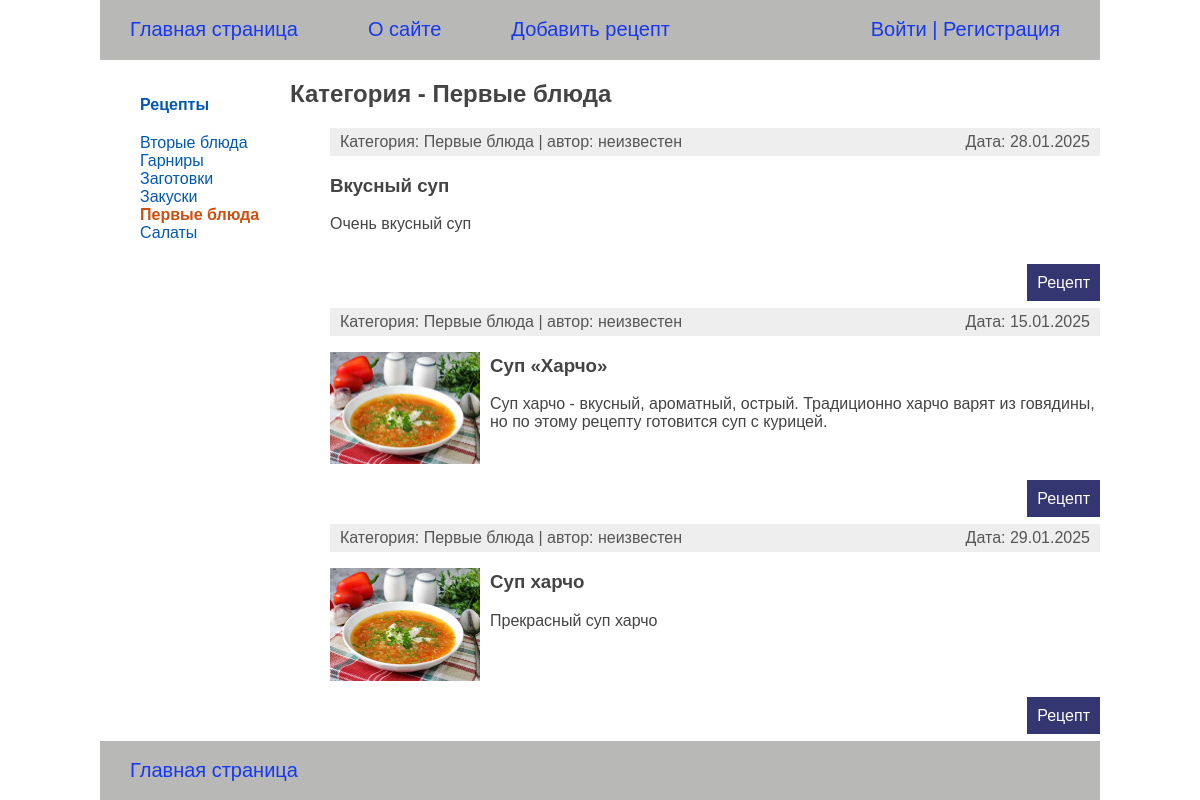
Page /category/first-courses/ on the earlier database version.
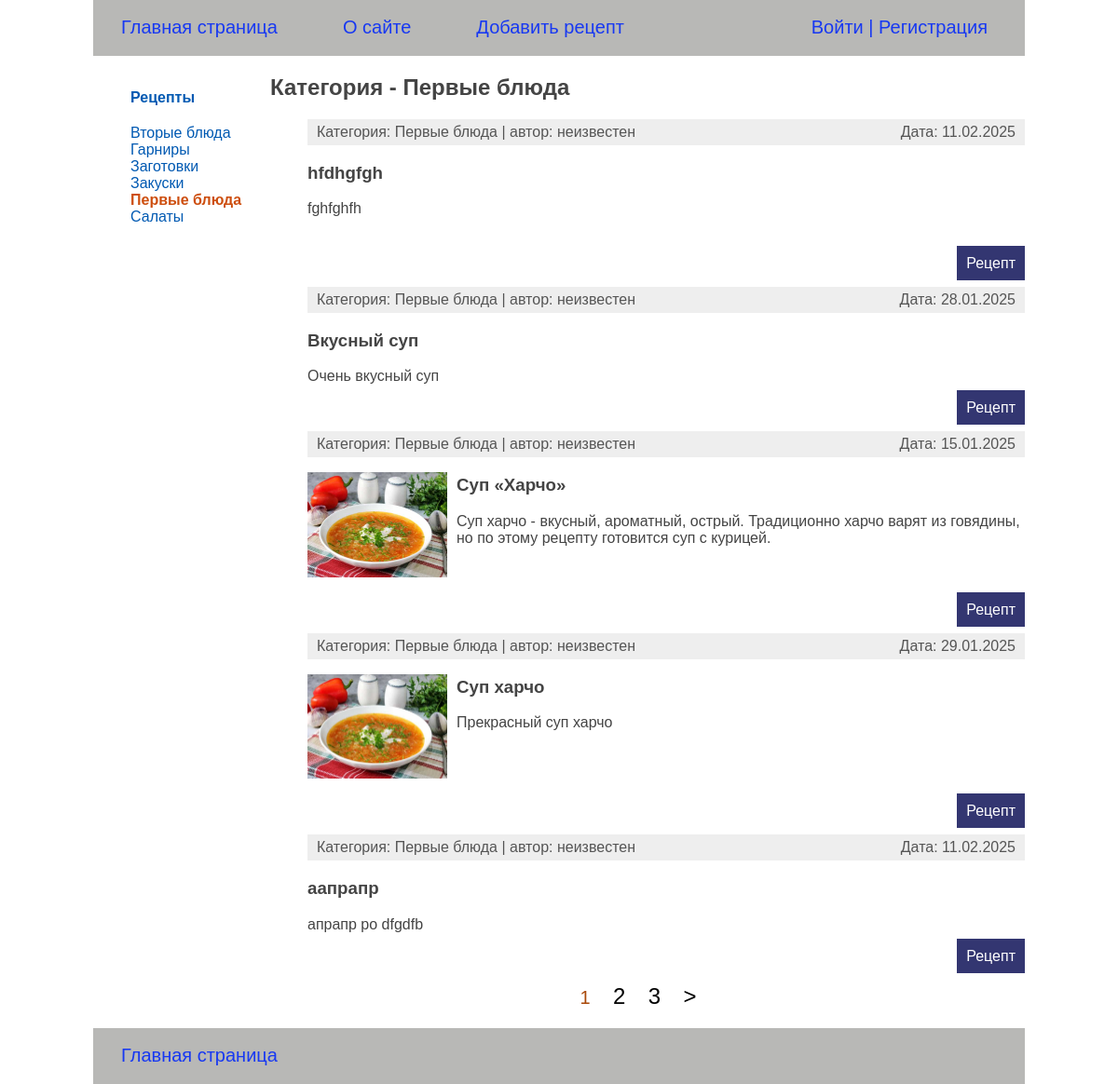
Same page on the later database version.
### recipeapp/models.py (models this page shows, shortened)
class Category(models.Model):
    category_name = models.CharField(max_length=100, db_index=True, verbose_name='Категория')
    category_slug = models.SlugField(max_length=100, unique=True, db_index=True, verbose_name='Slug')
    class Meta:
        verbose_name = 'Категория'
        verbose_name_plural = 'Категории'
    def get_absolut_url(self):
        return reverse('category', kwargs={'category_slug': self.category_slug})

class RecipeBase(models.Model):
    recipe_title = models.CharField(max_length=255, verbose_name='Название рецепта')
    photos = models.ImageField(upload_to='photos/%Y/%m/%d',
                               default=None,
                               blank=True,
                               null=True,
                               verbose_name='Изображение')
    short_description = models.TextField(blank=True, verbose_name='Короткое описание')
    cooking_description = models.TextField(blank=True, verbose_name='Пошаговый рецепт')
    time_create = models.DateTimeField(auto_now_add=True)
    time_update = models.DateTimeField(auto_now=True, verbose_name='Дата изменения')
    category = models.ForeignKey('Category', on_delete=models.PROTECT, related_name='cat_recipe',
                                 verbose_name='Категория')
    recipe_ingredients = models.ManyToManyField(
        Ingredients,
        related_name='ingredients_recipe',
        through='Composition',
        verbose_name="Ингредиенты"
    )
    author = models.ForeignKey(
        get_user_model(),
        on_delete=models.SET_NULL,
        related_name='recipes',
        null=True,
        default=None,
        verbose_name="Автор")
    class Meta:
        ordering = ['recipe_title']
    def get_absolute_url(self):
        return reverse('detail', kwargs={'detail_id': self.pk})

### recipeapp/views.py (the view)
# urls.py: path('category/<slug:category_slug>/', RecipeCategory.as_view(), name='category'),
class RecipeCategory(DataMixin, ListView):
    template_name = 'recipeapp/recipe-index.html'
    context_object_name = 'recipe'
    allow_empty = False
    paginate_by = 5
    def get_queryset(self):
        query = RecipeBase.objects.filter(category__category_slug=self.kwargs['category_slug'])
        return query
    def get_context_data(self, **kwargs):
        context = super().get_context_data(**kwargs)
        category = context['recipe'][0].category
        return self.get_mixin_context(
            context,
            title='Категория - ' + category.category_name,
            category_selected=category.pk
        )

### recipeapp/templatetags/recipe_tags.py (called while the page is built)
@register.inclusion_tag('recipeapp/list_categories.html')
def show_categories(category_selected_id=0):
    categories = Category.objects.annotate(total=Count('cat_recipe')).filter(total__gt=0)
    return {'categories': categories, 'category_selected': category_selected_id}

### recipeapp/utils.py (called while the page is built)
    def get_mixin_context(self, context, **kwargs):
        context['recipe_selected'] = None
        context.update(kwargs)
        return context

### users/context_processors.py (called while the page is built)
def get_recipe_context(request):
    return {'mainmenu': menu}

### recipeapp/templates/recipeapp/recipe-index.html (shortened to what this page needs)
{% extends 'base.html' %}
{% block content %}
{% if title != 'Главная' %}
    <h2>{{ title }}</h2>
{% endif %}
  <ul>
    {% for attr in recipe %}
    <li class="li_main_page">
      <div class="article-panel">
      <p class="first">Категория: {{attr.category.category_name}} | автор:
      {{ attr.author.username|default:"неизвестен" }}</p>
      <p class="last">Дата: {{attr.time_update|date:"d.m.Y" }}</p>
      </div>
      {% if attr.photos %}
      <p><img class="img-article-left thumb" src="{{attr.photos.url}}"></p>
      {% endif %}
      <h3>{{ attr.recipe_title }}</h3>
      {% autoescape off %}
        {{ attr.short_description|linebreaks }}
      {% endautoescape %}
        <p class="link-read-detail"><a href="{{ attr.get_absolute_url }}">Рецепт</a></p>
    </li>
    {% endfor %}
  </ul>
{% endblock %}
{% block navigate %}
{% if  page_obj.has_other_pages %}
  <nav class="list-pages">
    <ul>
      {% for p in paginator.page_range %}
      {% if page_obj.number == p %}
        <li class="page-num page-num-selected">{{ p }}</li>
      {% elif p > page_obj.number|add:-3 and p <= page_obj.number|add:2 %}
        <li class="page-num">
          <a href="?page={{ p }}">{{ p }}</a>
        </li>
      {% endif %}
      {% endfor %}
      {% if page_obj.has_next %}
        <li class="page-num">
            <a href="?page={{ page_obj.next_page_number }}">&gt;</a>
        </li>
      {% endif %}
    </ul>
  </nav>
{% endif %}
{% endblock %}

### templates/base.html (shortened to what this page needs)
{% load static %}
{% load recipe_tags %}
<!DOCTYPE html>
<html lang="en">
<head>
  <link type="text/css" rel="stylesheet" href="{% static 'recipeapp/css/styles.css' %}">
</head>
<body>
  <header>
    <div class="fixed-container">
      <div class="header">
        <ul id="mainmenu" class="mainmenu">
          <li><a href="{% url 'home' %}">Главная страница</a></li>
            {% for m in mainmenu %}
              <li><a href="{% url m.url_name %}">{{ m.title }}</a></li>
             {% endfor %}
            {% if user.is_authenticated %}
              <li class="last"><a href="{% url 'users:profile' %}">{{ user.username }}</a> | <a href="{% url 'users:logout' %}">Выйти</a></li>
            {% else %}
              <li class="last"><a href="{% url 'users:login' %}">Войти</a> |
                <a href="{% url 'users:registration' %}">Регистрация</a></li>
            {% endif %}
        </ul>
      </div>
    </div>
  </header>
  <section>
    <div class="fixed-container">
      <div class="navigation">
        <ul>
          <li class="selected_recipe"><a href="{% url 'home' %}">Рецепты</a></li>
          {% show_categories category_selected %}
        </ul>
      </div>
      <div class="content">
        {% block content %}
        {% endblock %}
        {% block navigate %}
        {% endblock %}
      </div>
    </div>
  </section>
  <footer>
    <div class="fixed-container">
      <div class="header">
        <ul id="footermenu" class="mainmenu">
          <li><a href="{% url 'home' %}">Главная страница</a></li>
        </ul>
      </div>
    </div>
  </footer>
</body>
</html>

### recipeapp/templates/recipeapp/list_categories.html
{% for category in categories %}
    {% if category.id == category_selected %}
        <li class="selected">{{ category.category_name }}</li>
    {% else %}
        <li class="selected_cat"><a href="{{ category.get_absolut_url }}">{{ category.category_name }}</a></li>
    {% endif %}
{% endfor %}

### recipeapp/static/recipeapp/css/styles.css (style rules this page uses)
html, body { font-family: 'Arial'; margin: 0; padding: 0; height: 100%; width: 100%; color: #444; }
a { color: #0059b2; text-decoration: none; }
img { max-width: 600px; height: auto; }
.fixed-container { max-width: 1000px; height: 100%; margin-left: auto; margin-right: auto; }
.header { background: #b8b8b6; height: 60px; }
ul.mainmenu { list-style: none; margin: 0; padding: 0; height: 60px; color: #1738f2; font-size: 20px; overflow: hidden; }
ul.mainmenu li { float: left; margin: 18px 40px 0 30px; }
ul.mainmenu li.last { float: right; }
ul.mainmenu li a { color: #1738f2; text-decoration: none; }
.navigation { float: left; width: 170px; }
.navigation ul { list-style: none; }
.content { margin-left: 190px; }
.selected_recipe { font-weight: 700; padding-bottom: 20px; }
.selected { color: #cd4e0e; font-weight: 700; }
.selected_cat { color: #0227cc; }
.li_main_page { list-style: none; }
p.link-read-detail { text-align: right; }
p.link-read-detail a { padding: 10px; min-width: 100px; background: #333671; color: #fff; text-decoration: none; }
div.article-panel { background: #eee; padding: 5px 10px 5px 10px; box-sizing: border-box; overflow: hidden; color: #555; }
.first { margin: 0; float: left; }
.last { margin: 0; float: right; }
.img-article-left { max-width: 300px; height: auto; float: left; padding: 0 10px 10px 0; }
.thumb { max-width: 150px; height: auto; }
.list-pages { text-align: center; margin: 0 0 20px 0; }
.list-pages ul { margin: 20px 0 0 0; padding: 0; list-style: none; }
.list-pages ul li { display: inline-block; margin: 0 20px 0 0; }
.list-pages a { color: #000; font-size: 24px; text-decoration: none; }
.list-pages .page-num-selected { border: none; color: #a9490a; font-size: 20px; }

Differences in the rows shown:
added RecipeBase: category.category_name "Первые блюда", author.username "неизвестен", time_update "11.02.2025", recipe_title "hfdhgfgh", short_description "fghfghfh"
added RecipeBase: category.category_name "Первые блюда", author.username "неизвестен", time_update "11.02.2025", recipe_title "аапрапр", short_description "апрапр ро dfgdfb"
Other differences:
new list line: "1"
new list line: "2"
new list line: "3"
